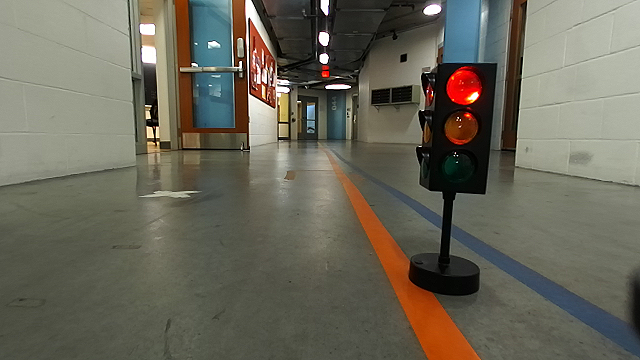
#> input picture shrinkrayheist/shrinkrayheist/computer_vision/test_images/racecarredlight.png, 640 x 360 px
$ python color_range_finder.py
#> lines starting #> are read from the running program, lines starting #| are printed output that depends on the picture; long printed decimals are rounded
import cv2
import numpy as np
import matplotlib.pyplot as plt
def crop_50x50(image, corner: str, x: int, y: int):
    if corner == "bottom-right":
        x1 = x - 30
        y1 = y - 30
    elif corner == "bottom-left":
        x1 = x
        y1 = y - 30
    else:
        raise ValueError("corner must be either 'bottom-right' or 'bottom-left'")

    # Ensure bounds are valid
    x1 = max(0, x1)
    y1 = max(0, y1)
    x2 = x1 + 30
    y2 = y1 + 30

    # Crop
    return image[y1:y2, x1:x2]
# Load and convert image
image = cv2.imread("test_images/racecarredlight.png")
#> image is the input picture: shape (360, 640, 3); mean B, G, R 89.6, 103.1, 105.9

# Crop the image (store result in 'cropped', not 'iamge')
image = crop_50x50(image, corner="bottom-right", x=480, y=100)
#> in crop_50x50, `return image[y1:y2, x1:x2]`:
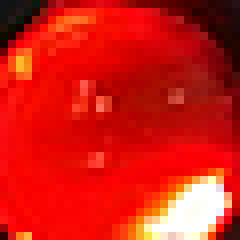
#> returned value: shape (30, 30, 3) (shown 8 times larger); mean of channels 0, 1, 2 19.5, 28.3, 209.5; drawn as B, G, R
cv2.imshow("Top Middle-Right 50x50", image)
cv2.waitKey(0)
height, width, _ = image.shape
#> height = 30; width = 30

# Coordinates for a 50x50 square in the top-middle-right


# Crop the region

cv2.destroyAllWindows()
hsv = cv2.cvtColor(image, cv2.COLOR_BGR2HSV)
#> hsv: shape (30, 30, 3); mean H, S, V 26.7, 232.8, 209.6
h, s, v = cv2.split(hsv)
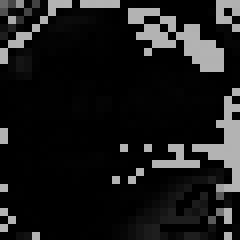
#> h: shape (30, 30) (shown 8 times larger); min 0, max 179, mean 26.7
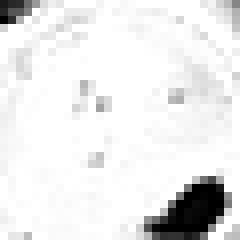
#> s: shape (30, 30) (shown 8 times larger); min 0, max 255, mean 232.8
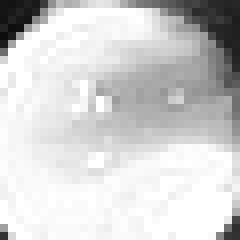
#> v: shape (30, 30) (shown 8 times larger); min 12, max 255, mean 209.6


# Compute the min, max, 5th and 95th percentiles for each channel
h_min, h_max = h.min(), h.max()
#> h_min = 0; h_max = 179
h_5th, h_95th = np.percentile(h, [5, 95])
#> h_5th = 0; h_95th = 179

s_min, s_max = s.min(), s.max()
#> s_min = 0; s_max = 255
s_5th, s_95th = np.percentile(s, [5, 95])
#> s_5th = 50.95; s_95th = 255

v_min, v_max = v.min(), v.max()
#> v_min = 12; v_max = 255
v_5th, v_95th = np.percentile(v, [5, 95])
#> v_5th = 49; v_95th = 255

print("Hue Min-Max:           ", h_min, "-", h_max)
#| Hue Min-Max:            0 - 179
print("Hue 5th-95th Percentiles:", h_5th, "-", h_95th)
#| Hue 5th-95th Percentiles: 0.0 - 179.0

print("Saturation Min-Max:    ", s_min, "-", s_max)
#| Saturation Min-Max:     0 - 255
print("Saturation 5th-95th Percentiles:", s_5th, "-", s_95th)
#| Saturation 5th-95th Percentiles: 50.95 - 255.0

print("Value Min-Max:         ", v_min, "-", v_max)
#| Value Min-Max:          12 - 255
print("Value 5th-95th Percentiles:   ", v_5th, "-", v_95th)
#| Value 5th-95th Percentiles:    49.0 - 255.0

# Helper to plot and annotate histograms
def plot_hist(channel, color, title, bins, range_, min_val, max_val, perc_5th, perc_95th):
    plt.hist(channel.ravel(), bins=bins, range=range_, color=color, alpha=0.7)
    plt.axvline(min_val, color='k', linestyle='solid', linewidth=1, label=f"Min: {min_val}")
    plt.axvline(max_val, color='k', linestyle='dotted', linewidth=1, label=f"Max: {max_val}")
    plt.axvline(perc_5th, color='b', linestyle='dashed', linewidth=1, label=f"5th Percentile: {perc_5th}")
    plt.axvline(perc_95th, color='b', linestyle='dotted', linewidth=1, label=f"95th Percentile: {perc_95th}")
    plt.title(title)
    plt.xlabel('Value')
    plt.ylabel('Pixel Count')
    plt.legend()

# Plot all three histograms
plt.figure(figsize=(15, 4))

plt.subplot(1, 3, 1)
plot_hist(h, 'r', 'Hue Histogram', 180, [0, 180], h_min, h_max, h_5th, h_95th)

plt.subplot(1, 3, 2)
plot_hist(s, 'g', 'Saturation Histogram', 256, [0, 255], s_min, s_max, s_5th, s_95th)

plt.subplot(1, 3, 3)
plot_hist(v, 'b', 'Value Histogram', 256, [0, 255], v_min, v_max, v_5th, v_95th)

plt.tight_layout()
plt.show()
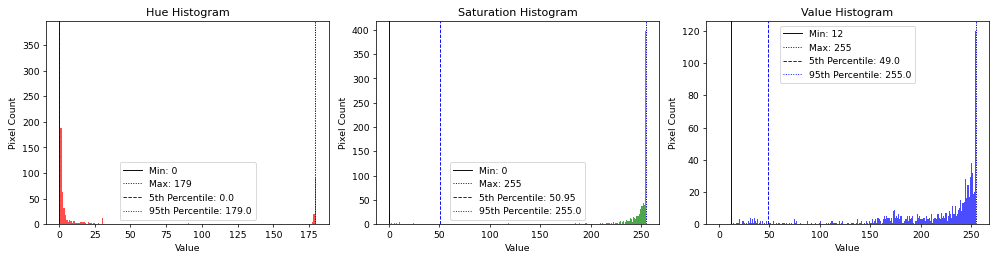
#> figure drawn by matplotlib, 3 panels; panel 1: tallest bar 378 high, from x = 0 to 1; panel 2: tallest bar 398 high, from x = 254 to 255; panel 3: tallest bar 120 high, from x = 254 to 255

$ run again, with shrinkrayheist/shrinkrayheist/computer_vision/test_images/fullscene.png copied over shrinkrayheist/shrinkrayheist/computer_vision/test_images/racecarredlight.png
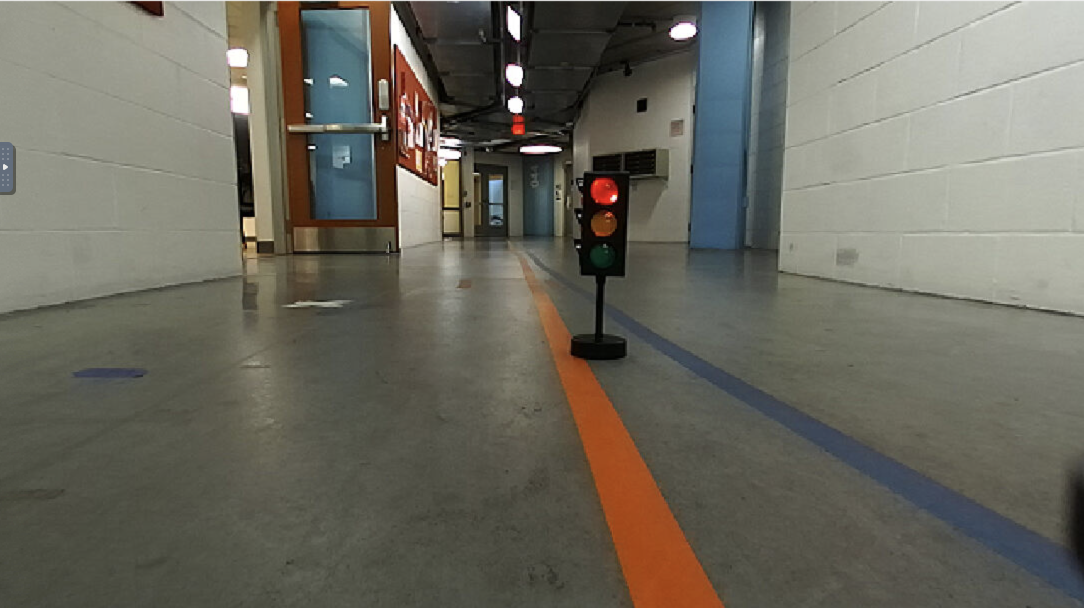
#> input picture shrinkrayheist/shrinkrayheist/computer_vision/test_images/fullscene.png, 2168 x 1216 px (shown at 1/2 size)
#> image is the input picture: shape (1216, 2168, 3); mean B, G, R 94.6, 105.4, 107.3
#> hsv: shape (30, 30, 3); mean H, S, V 31.8, 73, 152.3
#> `h, s, v = cv2.split(hsv)`:
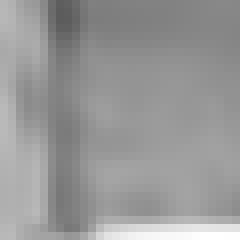
#> v: shape (30, 30) (shown 8 times larger); min 92, max 255, mean 152.3
#> h_min = 0; h_max = 179
#> h_5th = 8; h_95th = 166
#> s_min = 1; s_max = 121
#> s_5th = 21; s_95th = 108
#> v_min = 92; v_max = 255
#> v_5th = 124; v_95th = 183
#| Hue Min-Max:            0 - 179
#| Hue 5th-95th Percentiles: 8.0 - 166.050
#| Saturation Min-Max:     1 - 121
#| Saturation 5th-95th Percentiles: 21.0 - 108.0
#| Value Min-Max:          92 - 255
#| Value 5th-95th Percentiles:    124.0 - 183.050
#> `plt.show()`:
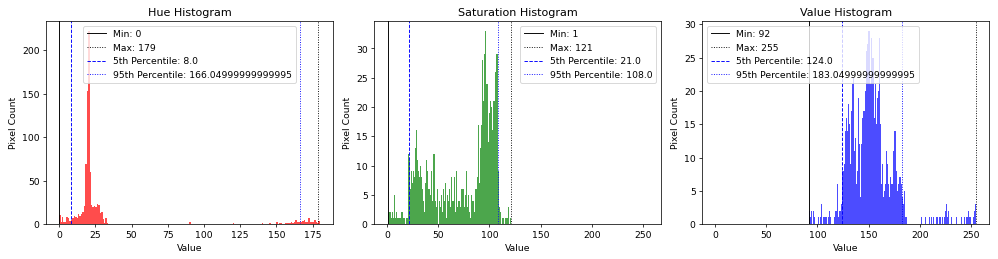
#> figure drawn by matplotlib, 3 panels; panel 1: tallest bar 222 high, from x = 20 to 21; panel 2: tallest bar 33 high, from x = 95.62 to 96.62
